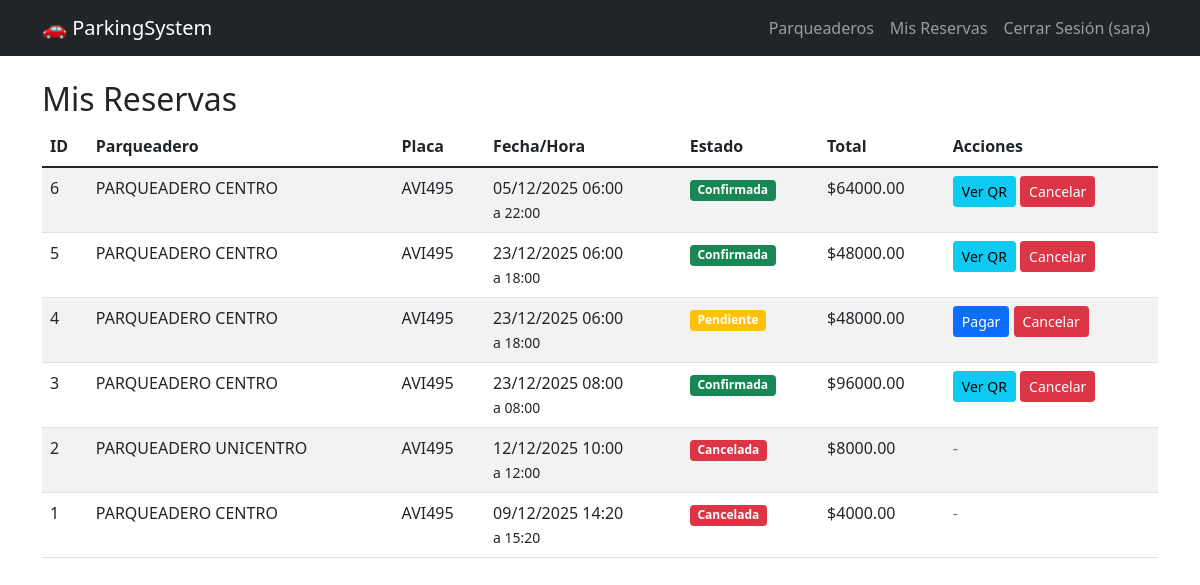
Page /my-reservations/ (signed in) on the committed database.
### reservations/models.py (models this page shows, shortened)
class Reservation(models.Model):
    STATUS_CHOICES = [
        ('pending', 'Pendiente'),
        ('confirmed', 'Confirmada'),
        ('active', 'Activa'),
        ('completed', 'Completada'),
        ('cancelled', 'Cancelada'),
    ]
    PAYMENT_METHODS = [
        ('credit_card', 'Tarjeta de Crédito'),
        ('debit_card', 'Tarjeta de Débito'),
        ('digital_wallet', 'Billetera Digital'),
    ]
    user = models.ForeignKey(User, on_delete=models.CASCADE)
    parking_lot = models.ForeignKey(ParkingLot, on_delete=models.CASCADE)
    license_plate = models.CharField(max_length=10)
    start_time = models.DateTimeField()
    end_time = models.DateTimeField()
    status = models.CharField(max_length=20, choices=STATUS_CHOICES, default='pending')
    total_amount = models.DecimalField(max_digits=8, decimal_places=2, null=True, blank=True)
    payment_method = models.CharField(max_length=20, choices=PAYMENT_METHODS, null=True, blank=True)
    qr_code_data = models.TextField(blank=True)
    access_code = models.CharField(max_length=64, unique=True, blank=True)
    created_at = models.DateTimeField(auto_now_add=True)
    updated_at = models.DateTimeField(auto_now=True)

class ParkingLot(models.Model):
    name = models.CharField(max_length=100)
    address = models.TextField()
    total_spaces = models.IntegerField()
    hourly_rate = models.DecimalField(max_digits=6, decimal_places=2)
    is_active = models.BooleanField(default=True)

### reservations/views.py (the view)
# urls.py: path('my-reservations/', views.user_reservations, name='user_reservations'),
@login_required
def user_reservations(request):
    reservations = Reservation.objects.filter(user=request.user).order_by('-created_at')
    return render(request, 'reservations/user_reservations.html', {'reservations': reservations})

### reservations/templates/reservations/user_reservations.html
{% extends 'reservations/base.html' %}
{% block content %}
<div class="row">
    <div class="col-12">
        <h2>Mis Reservas</h2>
        {% if reservations %}
        <div class="table-responsive">
            <table class="table table-striped">
                <thead>
                    <tr>
                        <th>ID</th>
                        <th>Parqueadero</th>
                        <th>Placa</th>
                        <th>Fecha/Hora</th>
                        <th>Estado</th>
                        <th>Total</th>
                        <th>Acciones</th>
                    </tr>
                </thead>
                <tbody>
                    {% for reservation in reservations %}
                    <tr>
                        <td>{{ reservation.id }}</td>
                        <td>{{ reservation.parking_lot.name }}</td>
                        <td>{{ reservation.license_plate }}</td>
                        <td>
                            {{ reservation.start_time|date:"d/m/Y H:i" }}<br>
                            <small>a {{ reservation.end_time|date:"H:i" }}</small>
                        </td>
                        <td>
                            <span class="badge
                                {% if reservation.status == 'confirmed' %}bg-success
                                {% elif reservation.status == 'pending' %}bg-warning
                                {% elif reservation.status == 'active' %}bg-primary
                                {% elif reservation.status == 'completed' %}bg-secondary
                                {% else %}bg-danger{% endif %}">
                                {{ reservation.get_status_display }}
                            </span>
                        </td>
                        <td>${{ reservation.total_amount }}</td>
                        <td>
                            {% if reservation.status == 'confirmed' %}
                                <a href="{% url 'qr_code' reservation.id %}" class="btn btn-sm btn-info">Ver QR</a>
                                <a href="{% url 'cancel_reservation' reservation.id %}" class="btn btn-sm btn-danger"
                                   onclick="return confirm('¿Estás seguro de cancelar esta reserva?')">Cancelar</a>
                            {% elif reservation.status == 'pending' %}
                                <a href="{% url 'payment' reservation.id %}" class="btn btn-sm btn-primary">Pagar</a>
                                <a href="{% url 'cancel_reservation' reservation.id %}" class="btn btn-sm btn-danger">Cancelar</a>
                            {% else %}
                                <span class="text-muted">-</span>
                            {% endif %}
                        </td>
                    </tr>
                    {% endfor %}
                </tbody>
            </table>
        </div>
        {% else %}
        <div class="alert alert-info">
            No tienes reservas realizadas.
            <a href="{% url 'parking_list' %}" class="alert-link">Haz tu primera reserva</a>
        </div>
        {% endif %}
    </div>
</div>
{% endblock %}

### reservations/templates/reservations/base.html (shortened to what this page needs)
<!DOCTYPE html>
<html lang="es">
<head>
    <link href="https://cdn.jsdelivr.net/npm/bootstrap@5.1.3/dist/css/bootstrap.min.css" rel="stylesheet">
</head>
<body>
    <nav class="navbar navbar-expand-lg navbar-dark bg-dark">
        <div class="container">
            <a class="navbar-brand" href="{% url 'home' %}">🚗 ParkingSystem</a>
            <div class="navbar-nav ms-auto">
                {% if user.is_authenticated %}
                    <a class="nav-link" href="{% url 'parking_list' %}">Parqueaderos</a>
                    <a class="nav-link" href="{% url 'user_reservations' %}">Mis Reservas</a>
                    <a class="nav-link" href="{% url 'logout' %}">Cerrar Sesión ({{ user.username }})</a>
                {% else %}
                    <a class="nav-link" href="{% url 'login' %}">Iniciar Sesión</a>
                    <a class="nav-link" href="{% url 'register' %}">Registrarse</a>
                {% endif %}
            </div>
        </div>
    </nav>
    <div class="container mt-4">
        {% block content %}
        {% endblock %}
    </div>
</body>
</html>

### rows in the picture
Reservation: id "6", parking_lot.name "PARQUEADERO CENTRO", license_plate "AVI495", start_time "05/12/2025 06:00", end_time "22:00", status "Confirmada", total_amount "64000.00", shows "Ver QR"
Reservation: id "5", parking_lot.name "PARQUEADERO CENTRO", license_plate "AVI495", start_time "23/12/2025 06:00", end_time "18:00", status "Confirmada", total_amount "48000.00", shows "Ver QR"
Reservation: id "4", parking_lot.name "PARQUEADERO CENTRO", license_plate "AVI495", start_time "23/12/2025 06:00", end_time "18:00", status "Pendiente", total_amount "48000.00", shows "Pagar"
Reservation: id "3", parking_lot.name "PARQUEADERO CENTRO", license_plate "AVI495", start_time "23/12/2025 08:00", end_time "08:00", status "Confirmada", total_amount "96000.00", shows "Ver QR"
Reservation: id "2", parking_lot.name "PARQUEADERO UNICENTRO", license_plate "AVI495", start_time "12/12/2025 10:00", end_time "12:00", status "Cancelada", total_amount "8000.00"
Reservation: id "1", parking_lot.name "PARQUEADERO CENTRO", license_plate "AVI495", start_time "09/12/2025 14:20", end_time "15:20", status "Cancelada", total_amount "4000.00"

### other values in the picture
{{ user.username }} "sara"
